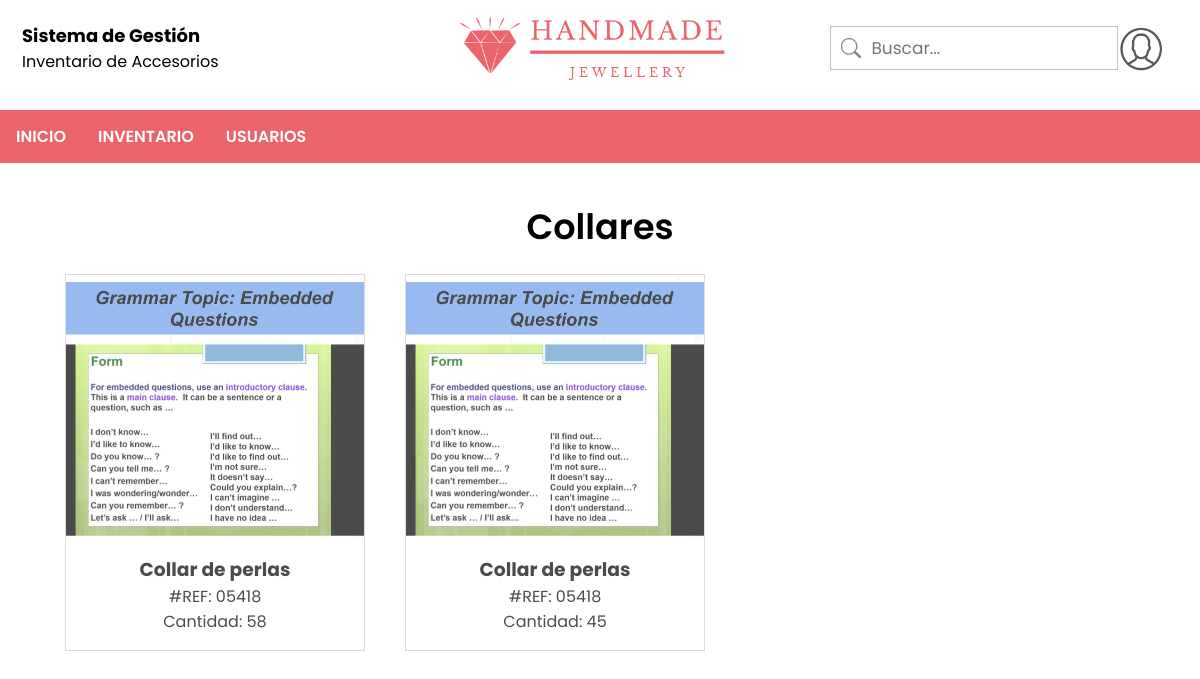
The app's page /administrador/collares (signed in) with its own data.
### tables this page shows
CREATE TABLE accesorio (id INTEGER PRIMARY KEY AUTOINCREMENT, referencia VARCHAR NOT NULL, nombre VARCHAR NOT NULL, cantidad INTEGER NOT NULL, imagen VARCHAR NOT NULL, estado VARCHAR, tipo_accesorio VARCHAR NOT NULL);

### app.py (the view)
@app.route('/administrador/collares')
def collares():
    try:
        if session['rol'] == 1:
            db = get_db()
            tipo = 'Collares'
            accesorioto = db.execute('SELECT * FROM accesorio WHERE tipo_accesorio = ? AND estado = ?', (tipo, "Activo")).fetchall()
            return render_template("collares.html", accesorioto=accesorioto)
        elif session['rol'] == 0:
            return redirect(url_for("inicio_usuario"))
    except:
        return redirect(url_for("logout"))

### db.py (called while the page is built)
def get_db():
    try:
        if 'db' not in g:
            g.db = sqlite3.connect('Handmade.db')
        return g.db
    except Error:
        print(Error)

### templates/collares.html (shortened to what this page needs)
<html>
    <link rel="stylesheet" href={{ url_for('static', filename='css/style2.css') }}>
    <body>
        <div class="top-container">
            <table style="width: 100%;">
                <tr>
                    <td style="width: 70%;">
                        <h1 style="font-size: 18;">Sistema de Gestión</h1>
                        <p>Inventario de Accesorios</p>
                    </td>
                    <td>
                        <input type="text" name="search" placeholder="Buscar..." class="search">
                    </td>
                    <td style="width: 5%;">
                        <div>
                            <label for="show" class="show-btn"><img src={{ url_for('static', filename='img/profile.png') }} alt="profile" width="43"></label>
                        </div>
                    </td>
                </tr>
            </table>
        </div>
        <br><br><br><br><br><br><br><br>
        <div style="font-size: 35px; font-weight: 600; text-align: center;">Collares</div>
        <div class="container2">
            {% for a in accesorioto %}
                <div class="gallery">
                    <a target="_blank" href="{{ url_for('producto_administrador', id=a[0]) }}">
                        <img src={{ url_for('static', filename='img/imgProductos/'+a[4]+'') }} width="300" height="200" alt="" class="item2-img">
                    </a>
                    <div class="item2-text">
                        <h3>{{ a[2] }}</h3>
                        <p>#REF: {{ a[1] }}</p>
                        <p>Cantidad: {{ a[3] }}</p>
                    </div>
                </div>
            {% endfor %}
        </div>
        <ul>
            <li><a href="{{ url_for('inicio_administrador') }}">INICIO</a></li>
            <li class="dropdown">
                <a href="javascript:void(0)" class="dropbtn">INVENTARIO</a>
            </li>
            <li class="dropdown">
              <a href="javascript:void(0)" class="dropbtn">USUARIOS</a>
            </li>
        </ul>
    </body>
</html>

### static/css/style2.css (style rules this page uses)
* { margin: 0; padding: 0; outline: none; box-sizing: border-box; font-family: Poppins; }
body { height: 100vh; width: 100%; }
div.top-container { width: 100%; padding: 20px; background-image: url("../img/HANDMADE.png"); background-repeat: no-repeat; background-size: 300px; background-position: center; position: fixed; z-index: 100; background-color: white; }
ul { list-style-type: none; margin: 0; padding: 0; position: fixed; top: 110; width: 100%; background-color: #eb636b; }
li { float: left; }
li a, .dropbtn { display: block; color: white; text-align: center; padding: 14px 16px; text-decoration: none; font-weight: 600; }
li.dropdown { display: inline-block; }
div.gallery { margin: 5px; border: 1px solid #ccc; width: 300px; opacity: 0.7; float: left; }
div.gallery img { width: 100%; height: auto; }
.search { width: 100%; height: 7%; border: 1px solid silver; border-radius: 0px; font-size: 17px; background-color: white; background-image: url('../img/searchicon.png'); background-position: 10px 11px; background-repeat: no-repeat; background-size: 20px; padding: 8px 20px 8px 40px; }
.container2 { width: 90%; margin-left: auto; margin-right: auto; margin-top: 1em; margin-bottom: 3em; display: grid; grid-template-columns: repeat(4, 1fr); grid-gap: 30px; }
.item2-text { padding: 1em; text-align: center; }
.item2-img { max-width: 100%; display: block; }

### records on screen
accesorio: imagen (picture), nombre "Collar de perlas", referencia "05418", cantidad "58"
accesorio: imagen (picture), nombre "Collar de perlas", referencia "05418", cantidad "45"
